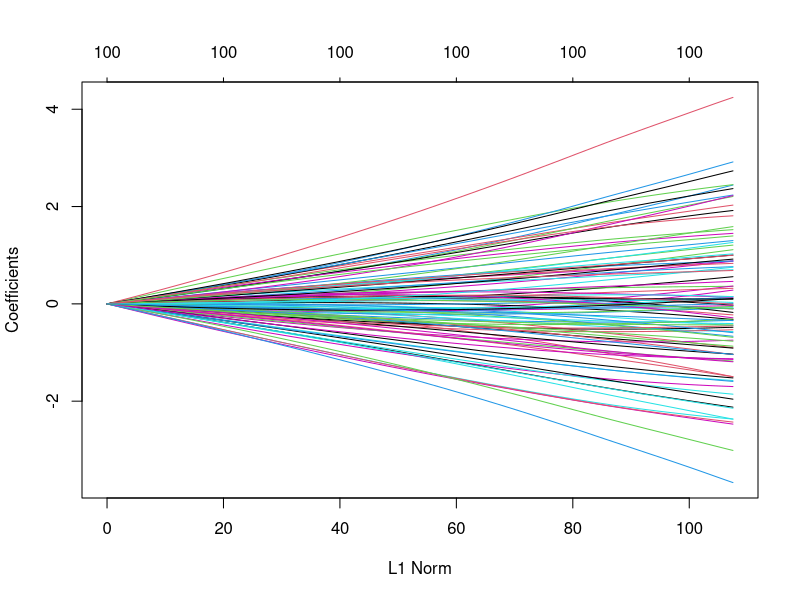
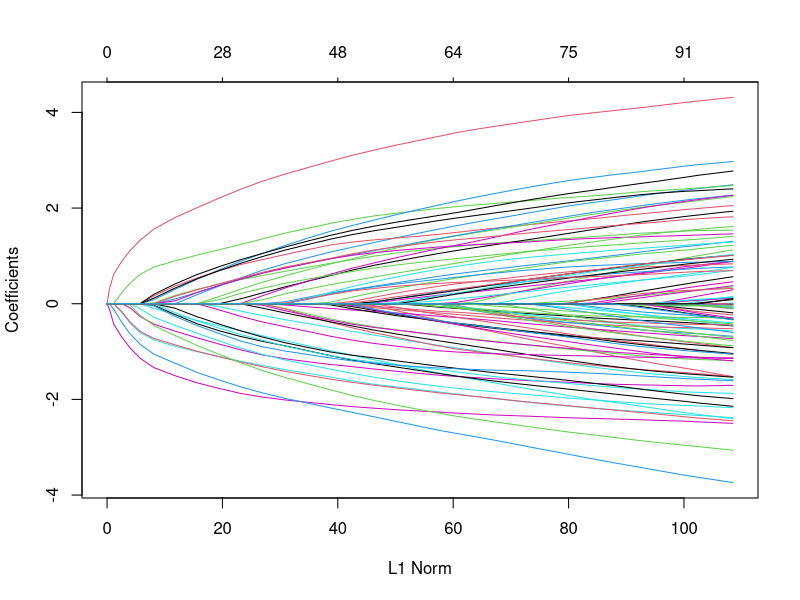
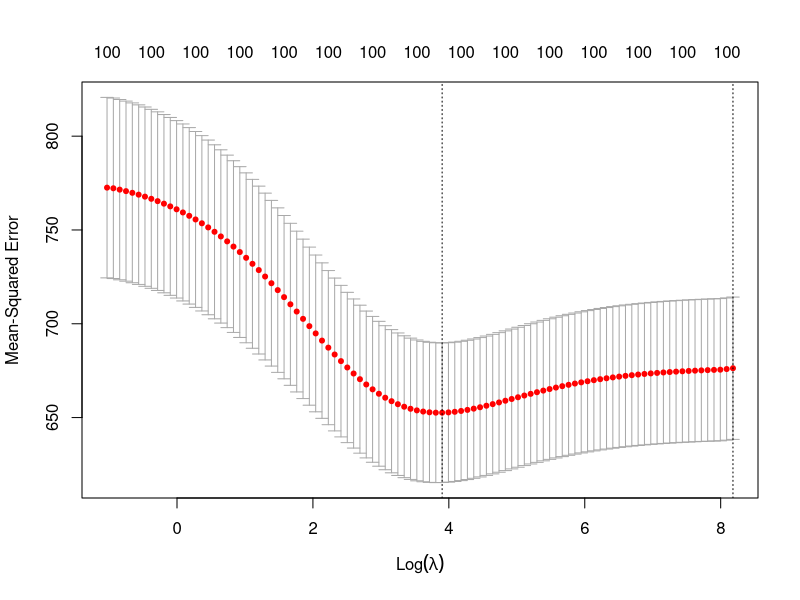
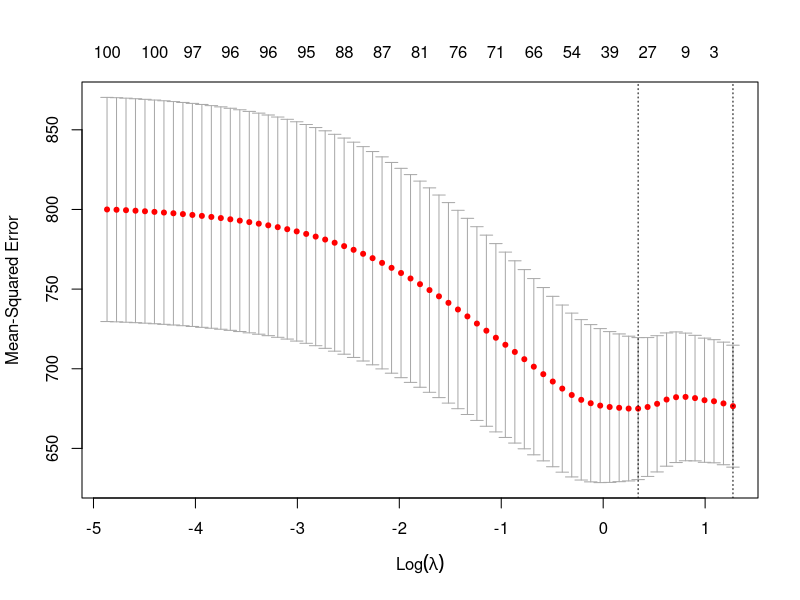

R code for these plots, in order:
## ---- chunk 1
knitr::opts_chunk$set(echo = TRUE)
## ---- chunk 2
library(glmnet)
set.seed(1)
p = 100
n = 500
X = matrix(rnorm(n*p),ncol=p)
b = rnorm(p)
e = rnorm(n,0,sd=25)
Y = X %*% b + e
## ---- chunk 3
Y.ols = lm(Y~X) 

Y.ridge = glmnet(X,Y,alpha=0)
plot(Y.ridge)

Y.lasso = glmnet(X,Y,alpha=1)
plot(Y.lasso)
## ---- chunk 4
cv.ridge = cv.glmnet(X,Y,alpha=0)
plot(cv.ridge)

cv.lasso = cv.glmnet(X,Y,alpha=1)
plot(cv.lasso)
## ---- chunk 5
b.ridge = predict(Y.ridge, type="coefficients", s = cv.ridge$lambda.min)

b.lasso = predict(Y.lasso, type="coefficients", s = cv.ridge$lambda.min)

b.ols = Y.ols$coefficients
## ---- chunk 6
length(b.lasso)
b.lasso[1]
mean(Y)
## ---- chunk 7
btrue = c(0,b) # Here the 0 is the intercept (true value 0)

sum((btrue-0)^2) # This is error if we just estimate 0 for everything and ignore data. It is better than OLS!
sum((btrue-Y.ols$coefficients)^2)
sum((btrue-b.ridge)^2)
sum((btrue-b.lasso)^2)

